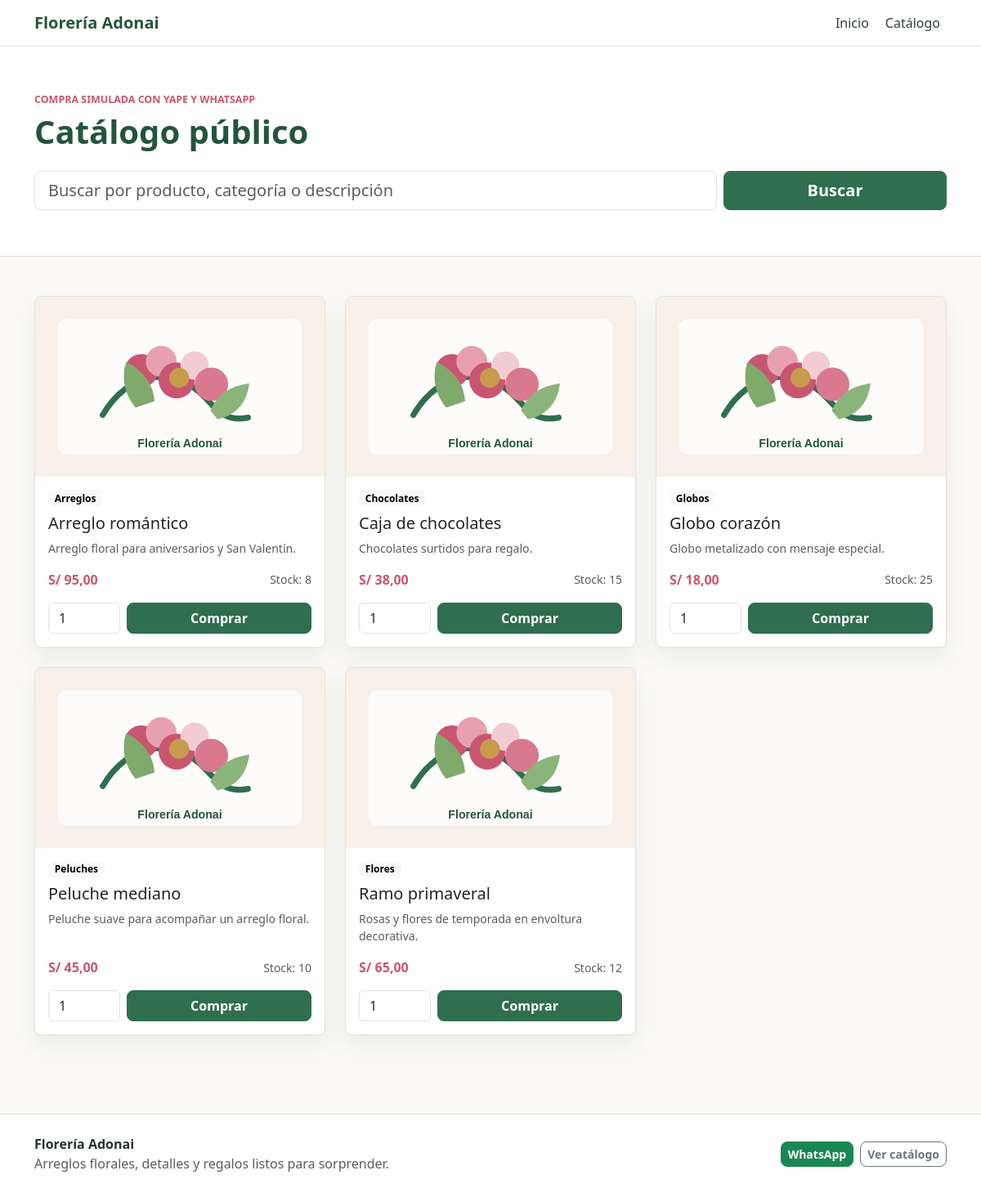
Screenshot of /catalogo/ with the database file from the repository.
### gestion/models.py (models this page shows, shortened)
class Producto(models.Model):
    nombre = models.CharField(max_length=120, unique=True)
    categoria = models.ForeignKey(
        Categoria,
        on_delete=models.PROTECT,
        related_name='productos',
    )
    descripcion = models.TextField(blank=True)
    precio = models.DecimalField(
        max_digits=10,
        decimal_places=2,
        validators=[MinValueValidator(Decimal('0.00'))],
    )
    stock = models.PositiveIntegerField(default=0)
    stock_minimo = models.PositiveIntegerField(default=0)
    imagen = models.FileField(upload_to='productos/', blank=True, null=True)
    activo = models.BooleanField(default=True)
    fecha_creacion = models.DateTimeField(auto_now_add=True)
    fecha_actualizacion = models.DateTimeField(auto_now=True)
    class Meta:
        ordering = ['nombre']
    @property
    def stock_bajo(self):
        return self.stock <= self.stock_minimo

class Categoria(models.Model):
    nombre = models.CharField(max_length=80, unique=True)
    descripcion = models.TextField(blank=True)
    class Meta:
        ordering = ['nombre']
        verbose_name = 'categoria'
        verbose_name_plural = 'categorias'

### gestion/views.py (the view)
# urls.py: path('catalogo/', views.catalogo, name='catalogo'),
def catalogo(request):
    query = request.GET.get('q', '').strip()
    productos = Producto.objects.filter(activo=True).select_related('categoria')
    if query:
        productos = productos.filter(
            Q(nombre__icontains=query)
            | Q(categoria__nombre__icontains=query)
            | Q(descripcion__icontains=query)
        )
    return render(request, 'gestion/catalogo.html', {'productos': productos, 'query': query})

### gestion/context_processors.py (called while the page is built)
def floreria_config(request):
    return {
        'floreria': {
            'nombre': settings.FLORERIA_NOMBRE,
            'yape': settings.FLORERIA_YAPE,
            'whatsapp': settings.FLORERIA_WHATSAPP,
            'promo': settings.FLORERIA_PROMO,
            'qr_yape_static': settings.FLORERIA_QR_YAPE_STATIC,
        }
    }

### templates/gestion/catalogo.html (shortened to what this page needs)
{% extends 'gestion/base.html' %}
{% block content %}
<section class="page-header">
  <div class="container">
    <p class="eyebrow">Compra simulada con Yape y WhatsApp</p>
    <h1>Catálogo público</h1>
    <form class="row g-2 mt-3" method="get">
      <div class="col-md-9">
        <input class="form-control form-control-lg" type="search" name="q" value="{{ query }}" placeholder="Buscar por producto, categoría o descripción">
      </div>
      <div class="col-md-3 d-grid">
        <button class="btn btn-primary btn-lg" type="submit">Buscar</button>
      </div>
    </form>
  </div>
</section>
<section class="container py-5">
  <div class="row g-4">
    {% for producto in productos %}
      <div class="col-sm-6 col-lg-4">
        {% include 'gestion/_producto_card.html' %}
      </div>
    {% empty %}
      <div class="col-12">
        <div class="empty-state">No se encontraron productos activos.</div>
      </div>
    {% endfor %}
  </div>
</section>
{% endblock %}

### templates/gestion/_producto_card.html (shortened to what this page needs)
{% load static %}
<div class="card product-card h-100">
  {% if producto.imagen %}
    <img src="{{ producto.imagen.url }}" class="card-img-top product-img" alt="{{ producto.nombre }}">
  {% else %}
    <img src="{% static 'img/placeholder_producto.svg' %}" class="card-img-top product-img" alt="{{ producto.nombre }}">
  {% endif %}
  <div class="card-body d-flex flex-column">
    <div class="d-flex justify-content-between align-items-start gap-2 mb-2">
      <span class="badge text-bg-light">{{ producto.categoria.nombre }}</span>
    </div>
    <h3 class="h5 card-title">{{ producto.nombre }}</h3>
    <p class="card-text text-muted small flex-grow-1">{{ producto.descripcion|truncatechars:95 }}</p>
    <div class="d-flex align-items-center justify-content-between mb-3">
      <strong class="price">S/ {{ producto.precio|floatformat:2 }}</strong>
      <span class="small text-muted">Stock: {{ producto.stock }}</span>
    </div>
    <form method="get" action="{% url 'gestion:comprar_producto' producto.id %}" class="d-flex gap-2">
      <input class="form-control quantity-input" type="number" name="cantidad" min="1" max="{{ producto.stock }}" value="1" aria-label="Cantidad" {% if producto.stock == 0 %}disabled{% endif %}>
      <button class="btn btn-primary flex-grow-1" type="submit" {% if producto.stock == 0 %}disabled{% endif %}>Comprar</button>
    </form>
  </div>
</div>

### static/css/styles.css (style rules this page uses)
:root { --adonai-green: #2f6f4e; --adonai-green-dark: #24553c; --adonai-rose: #c95670; --adonai-rose-soft: #f9e5ea; --adonai-gold: #c69b4c; --adonai-ink: #26332c; --adonai-muted: #6f7b72; --adonai-bg: #fbfaf7; --adonai-border: #e6e1d9; }
body { background: var(--adonai-bg); color: var(--adonai-ink); }
.btn { border-radius: 8px; font-weight: 600; }
.btn-primary { --bs-btn-bg: var(--adonai-green); --bs-btn-border-color: var(--adonai-green); --bs-btn-hover-bg: var(--adonai-green-dark); --bs-btn-hover-border-color: var(--adonai-green-dark); --bs-btn-active-bg: var(--adonai-green-dark); --bs-btn-active-border-color: var(--adonai-green-dark); }
.eyebrow { color: var(--adonai-rose); font-weight: 800; text-transform: uppercase; font-size: 0.78rem; margin-bottom: 0.35rem; }
.section-heading h2, .page-header h1 { color: var(--adonai-green-dark); font-weight: 800; }
.page-header { background: #ffffff; border-bottom: 1px solid var(--adonai-border); padding: 56px 0; }
.product-card { border-color: var(--adonai-border); border-radius: 8px; overflow: hidden; box-shadow: 0 12px 30px rgba(38, 51, 44, 0.08); }
.product-img { height: 220px; object-fit: cover; background: #f4f1ec; }
.price { color: var(--adonai-rose); }
.quantity-input { width: 88px; flex: 0 0 88px; }

### rows the page displays
Producto: categoria.nombre "Arreglos", nombre "Arreglo romántico", descripcion "Arreglo floral para aniversarios y San Valentín.", precio "95,00", stock "8", cantidad "1"
Producto: categoria.nombre "Chocolates", nombre "Caja de chocolates", descripcion "Chocolates surtidos para regalo.", precio "38,00", stock "15", cantidad "1"
Producto: categoria.nombre "Globos", nombre "Globo corazón", descripcion "Globo metalizado con mensaje especial.", precio "18,00", stock "25", cantidad "1"
Producto: categoria.nombre "Peluches", nombre "Peluche mediano", descripcion "Peluche suave para acompañar un arreglo floral.", precio "45,00", stock "10", cantidad "1"
Producto: categoria.nombre "Flores", nombre "Ramo primaveral", descripcion "Rosas y flores de temporada en envoltura decorativa.", precio "65,00", stock "12", cantidad "1"

### other values shown
{{ floreria.nombre }} "Florería Adonai"
{{ floreria.promo }} "Arreglos florales, detalles y regalos listos para sorprender."
